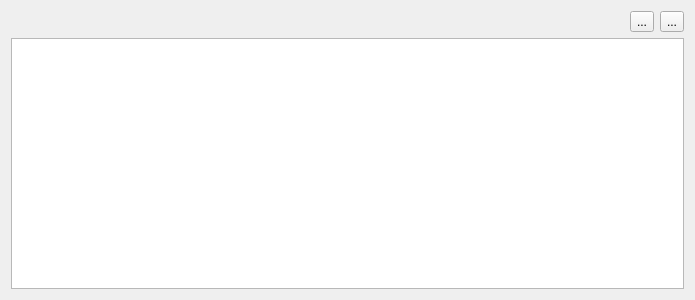
<?xml version="1.0" encoding="UTF-8"?>
<ui version="4.0">
 <class>UniverseEditorWidget</class>
 <widget class="QWidget" name="UniverseEditorWidget">
  <property name="geometry">
   <rect>
    <x>0</x>
    <y>0</y>
    <width>695</width>
    <height>300</height>
   </rect>
  </property>
  <property name="windowTitle">
   <string>Form</string>
  </property>
  <layout class="QVBoxLayout" name="verticalLayout">
   <item>
    <layout class="QHBoxLayout" name="horizontalLayout">
     <item>
      <spacer name="horizontalSpacer">
       <property name="orientation">
        <enum>Qt::Horizontal</enum>
       </property>
       <property name="sizeHint" stdset="0">
        <size>
         <width>40</width>
         <height>20</height>
        </size>
       </property>
      </spacer>
     </item>
     <item>
      <widget class="QToolButton" name="addButton">
       <property name="text">
        <string>...</string>
       </property>
       <property name="icon">
        <iconset theme="list-add"/>
       </property>
      </widget>
     </item>
     <item>
      <widget class="QToolButton" name="deleteButton">
       <property name="text">
        <string>...</string>
       </property>
       <property name="icon">
        <iconset theme="list-remove"/>
       </property>
      </widget>
     </item>
    </layout>
   </item>
   <item>
    <widget class="QTreeView" name="treeView"/>
   </item>
  </layout>
 </widget>
 <resources/>
 <connections/>
</ui>
